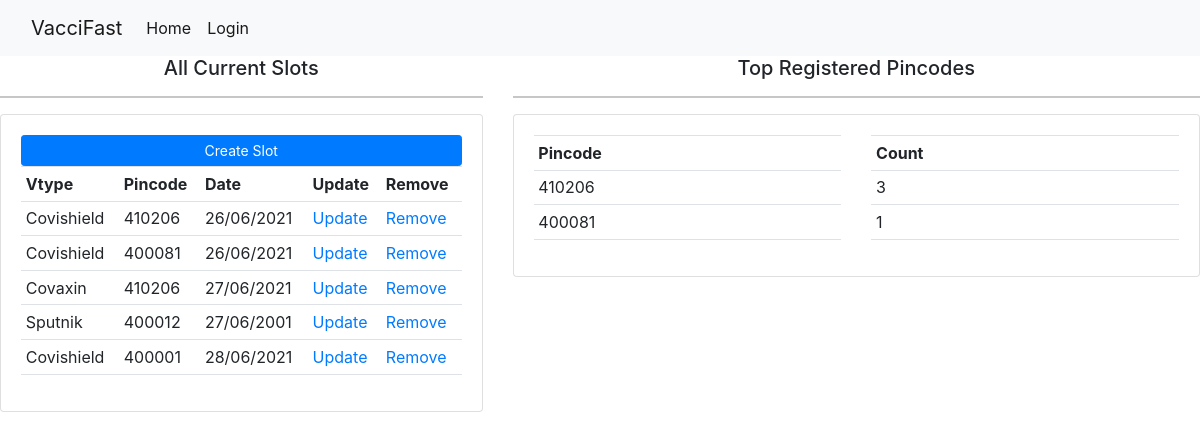
The app's page /adminViewPincode, older data.
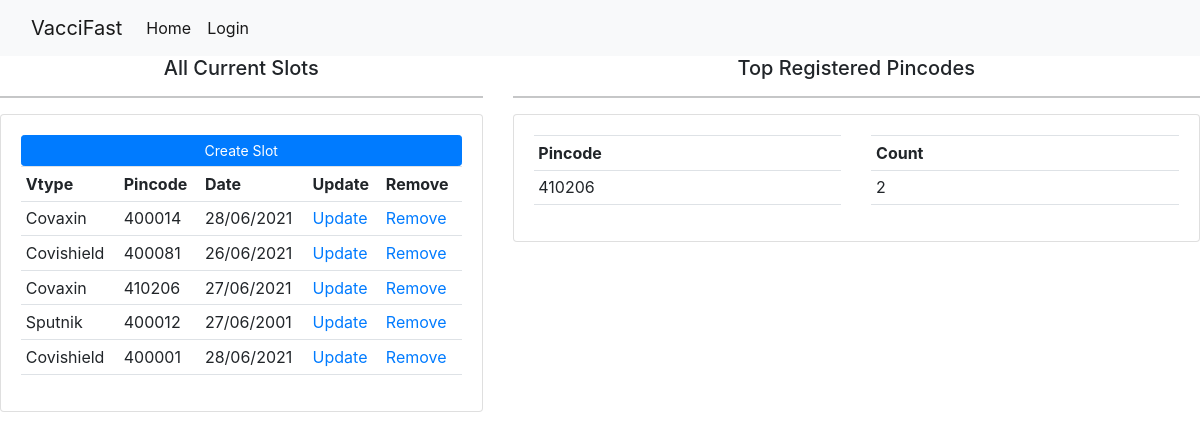
The same page, newer data.
### vacciapp/models.py (models this page shows, shortened)
class Slot(models.Model):
    vtype = models.CharField(max_length=200,null=True)
    date = models.CharField(max_length=200,null=True)
    address = models.CharField(max_length=200,null=True)
    city = models.CharField(max_length=200,null=True)
    state = models.CharField(max_length=200,null=True)
    pincode = models.CharField(max_length=200,null=True)
    addMap = models.CharField(max_length=200,null=True)
    date_created = models.DateTimeField(auto_now_add=True,null=True)
    count = models.IntegerField(null=True)

### vacciapp/views.py (the view)
# urls.py: path('adminViewPincode',views.adminViewPincode,name='adminViewPincode'),
def adminViewPincode(request ):
    customers = Customer.objects.all()
    pincodes = Customer.objects.values('pincode')
    print(pincodes)
    pins = []
    count = []
    pincd = []
    for i in pincodes:
        pins.append(i.get('pincode'))
    done = []
    pin_dict = dict()
    for j in pins:
        if j in done:
            continue
        else:
            occ = pins.count(j)
            pin_dict[f'{j}'] = occ
    pin_sort = sorted(pin_dict.items(),key=lambda x: x[1], reverse=True)
    pincd = []
    count = []
    for k in pin_sort:
        pincd.append(k[0])
        count.append(k[1])
    slots = Slot.objects.all()
    context = {
        'customers' : customers,
        'pincd' : pincd,
        'count' : count,
        'slots' : slots
    }
    return render(request,'vacciapp/adminViewPincode.html',context)

### templates/vacciapp/adminViewPincode.html
{% extends 'base.html' %}
{% block body %}
<div class="row">
    <div class="col-md-5">
    <center><h5>All Current Slots</h5></center>
        <hr>
        <div class="card card-body">
            <a class="btn btn-primary btn-sm btn-block" href="{% url 'adminCreateSlot' %}">Create Slot</a>
            <table class="table table-sm">
                <tr>
                    <th>Vtype</th>
                    <th>Pincode</th>
                    <th>Date</th>
                    <th>Update</th>
                    <th>Remove</th>
                </tr>
                {% for slot in slots %}
                <tr>
                <td>{{slot.vtype}}</td>
                <td>{{slot.pincode}}</td>
                <td>{{slot.date}}</td>
                <td><a href="{% url 'adminUpdateSlot' slot.id %}">Update</a></td>
                 <td><a href="{% url 'adminDeleteSlot' slot.id %}">Remove</a></td>
                </tr>
                {% endfor %}
            </table>
        </div>
    </div>
    <div class="col-md-7">
    <center><h5>Top Registered Pincodes</h5></center>
        <hr>
        <div class="card card-body">
            <div class='row'>
            <div class="col-md-6">
            <table class="table table-sm md-6">
                <tr>
                    <th>Pincode</th>
                </tr>
                {% for p in pincd %}
                <tr>
                <td>{{p}}</td>
                </tr>
                {% endfor %}
            </table>
            </div>
            <div class="col-md-6">
            <table class="table table-sm md-6">
                <tr>
                    <th>Count</th>
                </tr>
                {% for c in count %}
                <tr>
                <td>{{c}}</td>
                </tr>
                {% endfor %}
            </table>
             </div>
            </div>
        </div>
    </div>
</div>
{% endblock body %}

Row changes from the older to the newer data that the page shows:
changed Slot (number 1 of 5 on the later page): vtype "Covishield" → "Covaxin"; pincode "410206" → "400014"; date "26/06/2021" → "28/06/2021"
Text that changed along with them:
new list line: "2"
list line gone: "400081"
list line gone: "3"
list line gone: "1"
